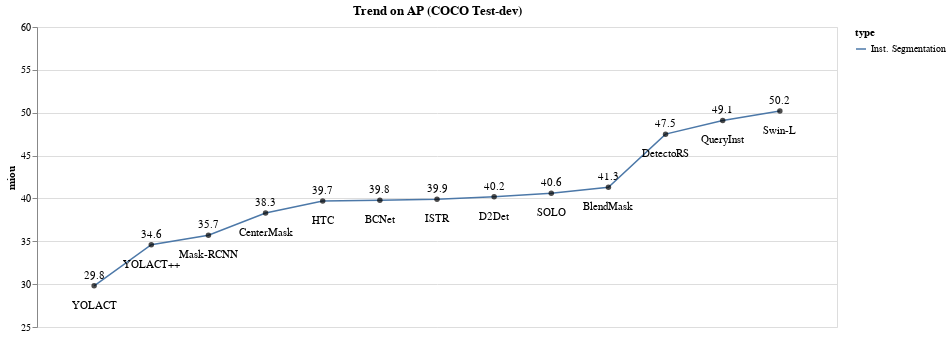

Notebook cell for this chart:
### Markdown cell above
## Trend

### Code cell
#@title
# https://medium.com/analytics-vidhya/creating-a-dual-axis-pareto-chart-in-altair-e3673107dd14
# https://altair-viz.github.io/user_guide/interactions.html
# https://www.datacamp.com/tutorial/altair-in-python

import altair as alt
import pandas as pd

y_scale = [25, 60]
x_scale = [0, 14]

data = pd.DataFrame({'type': 13*["Inst. Segmentation"],
                     'idx': [1, 2, 3, 4, 5, 6, 7, 8, 9, 10, 11, 12, 13],
                     'year': ["20xx", "20xx", "20xx", "20xx", "20xx", "20xx", "20xx", "20xx", "20xx", "20xx", "20xx", "20xx", "20xx"],
                     'nickname': ['YOLACT', 'YOLACT++', 'Mask-RCNN', 'CenterMask','HTC','BCNet', 'ISTR', 'D2Det', 'SOLO', 'BlendMask', 'DetectoRS', 'QueryInst', 'Swin-L'],
                     'miou' :[29.8, 34.6, 35.7, 38.3, 39.7, 39.8, 39.9, 40.2, 40.6, 41.3, 47.5, 49.1, 50.2],
                     'backbone' :["unknown","unknown","unknown","unknown", "unknown","unknown","unknown","unknown", "unknown","unknown","unknown", "unknown", "unknown"]
                     }
                     )

def GetGraphElement(data, x_scale, y_scale, perf_measure, line_color = "#000000", point_color = "#000000", text_color = "#000000", text_y_pos = -10, textperf_y_pos=-20):
    base = alt.Chart(data).encode(
    x = alt.X("idx", scale=alt.Scale(domain=x_scale),axis=None),
    ).properties (
    width = 800,
    title = ["Trend on AP (COCO Test-dev)"]
    )

    line = base.mark_line(strokeWidth= 1.5, color = line_color).encode(
        y=alt.Y('miou', scale=alt.Scale(domain=y_scale),axis=alt.Axis(grid=True)),
        #text = alt.Text('nickname')
        color=alt.Color('type'),
        #opacity='type'
    )

    points = base.mark_circle(strokeWidth= 3, color = point_color).encode(
            y=alt.Y(perf_measure, scale=alt.Scale(domain=y_scale), axis=None),
            tooltip = [alt.Tooltip('year'),
            alt.Tooltip('nickname'),
            alt.Tooltip(perf_measure),
            alt.Tooltip('backbone'),],
    )

    point_nick = points.mark_text(align='center', baseline='middle', dy = text_y_pos,).encode(
        y= alt.Y(perf_measure, scale=alt.Scale(domain=y_scale), axis=None),
        text=alt.Text(perf_measure),
        color= alt.value(text_color)
    )
    point_perf = points.mark_text(align='center', baseline='middle', dy = textperf_y_pos).encode(
        y= alt.Y(perf_measure, scale=alt.Scale(domain=y_scale), axis=None),
        text=alt.Text('nickname'),
        color= alt.value(text_color)
    )   

    return base, line, points, point_nick, point_perf

def description_test(pos_x, pos_y, text, color):
    return alt.Chart({'values':[{}]}).mark_text(align = "left", baseline ="top").encode(
        x = alt.value(pos_x),
        y = alt.value(pos_y),
        text = alt.value([text]),
        color= alt.value(color)
    )
    

base, line, points, point_nick, point_perf = GetGraphElement(data, x_scale, y_scale, 'miou', 
                                                            line_color = "#fde725", point_color = "#000000", text_color = "#000000", 
                                                            text_y_pos = -10, textperf_y_pos=20)

(
    line+points+point_nick+point_perf
).resolve_scale(y = 'independent')

### Figure 1 — Vega-Lite specification as saved in the notebook (floating-point values rounded to 4 significant figures)
{"config": {"view": {"continuousWidth": 400, "continuousHeight": 300}}, "layer": [{"mark": {"type": "line", "color": "#fde725", "strokeWidth": 1.5}, "encoding": {"color": {"field": "type", "type": "nominal"}, "x": {"axis": null, "field": "idx", "scale": {"domain": [0, 14]}, "type": "quantitative"}, "y": {"axis": {"grid": true}, "field": "miou", "scale": {"domain": [25, 60]}, "type": "quantitative"}}, "title": ["Trend on AP (COCO Test-dev)"], "width": 800}, {"mark": {"type": "circle", "color": "#000000", "strokeWidth": 3}, "encoding": {"tooltip": [{"field": "year", "type": "nominal"}, {"field": "nickname", "type": "nominal"}, {"field": "miou", "type": "quantitative"}, {"field": "backbone", "type": "nominal"}], "x": {"axis": null, "field": "idx", "scale": {"domain": [0, 14]}, "type": "quantitative"}, "y": {"axis": null, "field": "miou", "scale": {"domain": [25, 60]}, "type": "quantitative"}}, "title": ["Trend on AP (COCO Test-dev)"], "width": 800}, {"mark": {"type": "text", "align": "center", "baseline": "middle", "dy": -10}, "encoding": {"color": {"value": "#000000"}, "text": {"field": "miou", "type": "quantitative"}, "tooltip": [{"field": "year", "type": "nominal"}, {"field": "nickname", "type": "nominal"}, {"field": "miou", "type": "quantitative"}, {"field": "backbone", "type": "nominal"}], "x": {"axis": null, "field": "idx", "scale": {"domain": [0, 14]}, "type": "quantitative"}, "y": {"axis": null, "field": "miou", "scale": {"domain": [25, 60]}, "type": "quantitative"}}, "title": ["Trend on AP (COCO Test-dev)"], "width": 800}, {"mark": {"type": "text", "align": "center", "baseline": "middle", "dy": 20}, "encoding": {"color": {"value": "#000000"}, "text": {"field": "nickname", "type": "nominal"}, "tooltip": [{"field": "year", "type": "nominal"}, {"field": "nickname", "type": "nominal"}, {"field": "miou", "type": "quantitative"}, {"field": "backbone", "type": "nominal"}], "x": {"axis": null, "field": "idx", "scale": {"domain": [0, 14]}, "type": "quantitative"}, "y": {"axis": null, "field": "miou", "scale": {"domain": [25, 60]}, "type": "quantitative"}}, "title": ["Trend on AP (COCO Test-dev)"], "width": 800}], "data": {"name": "data-abfd8997ab3dc09b851ab9be3fa6f311"}, "resolve": {"scale": {"y": "independent"}}, "$schema": "https://vega.github.io/schema/vega-lite/v4.17.0.json", "datasets": {"data-abfd8997ab3dc09b851ab9be3fa6f311": [{"type": "Inst. Segmentation", "idx": 1, "year": "20xx", "nickname": "YOLACT", "miou": 29.8, "backbone": "unknown"}, {"type": "Inst. Segmentation", "idx": 2, "year": "20xx", "nickname": "YOLACT++", "miou": 34.6, "backbone": "unknown"}, {"type": "Inst. Segmentation", "idx": 3, "year": "20xx", "nickname": "Mask-RCNN", "miou": 35.7, "backbone": "unknown"}, {"type": "Inst. Segmentation", "idx": 4, "year": "20xx", "nickname": "CenterMask", "miou": 38.3, "backbone": "unknown"}, {"type": "Inst. Segmentation", "idx": 5, "year": "20xx", "nickname": "HTC", "miou": 39.7, "backbone": "unknown"}, {"type": "Inst. Segmentation", "idx": 6, "year": "20xx", "nickname": "BCNet", "miou": 39.8, "backbone": "unknown"}, {"type": "Inst. Segmentation", "idx": 7, "year": "20xx", "nickname": "ISTR", "miou": 39.9, "backbone": "unknown"}, {"type": "Inst. Segmentation", "idx": 8, "year": "20xx", "nickname": "D2Det", "miou": 40.2, "backbone": "unknown"}, {"type": "Inst. Segmentation", "idx": 9, "year": "20xx", "nickname": "SOLO", "miou": 40.6, "backbone": "unknown"}, {"type": "Inst. Segmentation", "idx": 10, "year": "20xx", "nickname": "BlendMask", "miou": 41.3, "backbone": "unknown"}, {"type": "Inst. Segmentation", "idx": 11, "year": "20xx", "nickname": "DetectoRS", "miou": 47.5, "backbone": "unknown"}, {"type": "Inst. Segmentation", "idx": 12, "year": "20xx", "nickname": "QueryInst", "miou": 49.1, "backbone": "unknown"}, {"type": "Inst. Segmentation", "idx": 13, "year": "20xx", "nickname": "Swin-L", "miou": 50.2, "backbone": "unknown"}]}}
